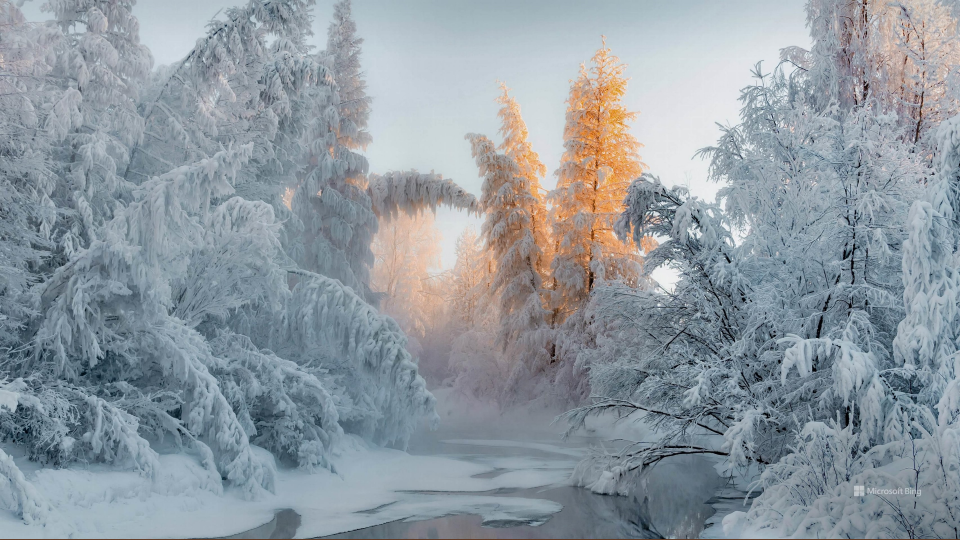
#> input picture Images/ss.png, 1920 x 1080 px (shown at 1/2 size)
$ python checking.py
#> lines starting #> are read from the running program, lines starting #| are printed output that depends on the picture
import cv2 as cv
import numpy as np
img = cv.imread('Images/ss.png')
#> img is the input picture: shape (1080, 1920, 3); mean B, G, R 160.3, 152.7, 143.1

# cv.imshow('Screenshot', img)

def rescale(frame, scale = 0.75):
#> called with scale = 0.5
    width = int(frame.shape[1] * scale)
#> width = 960
    height = int(frame.shape[0] * scale)
#> height = 540
    dimensions = (width, height)
#> dimensions = (960, 540)
    return cv.resize(frame, dimensions, interpolation=cv.INTER_AREA)
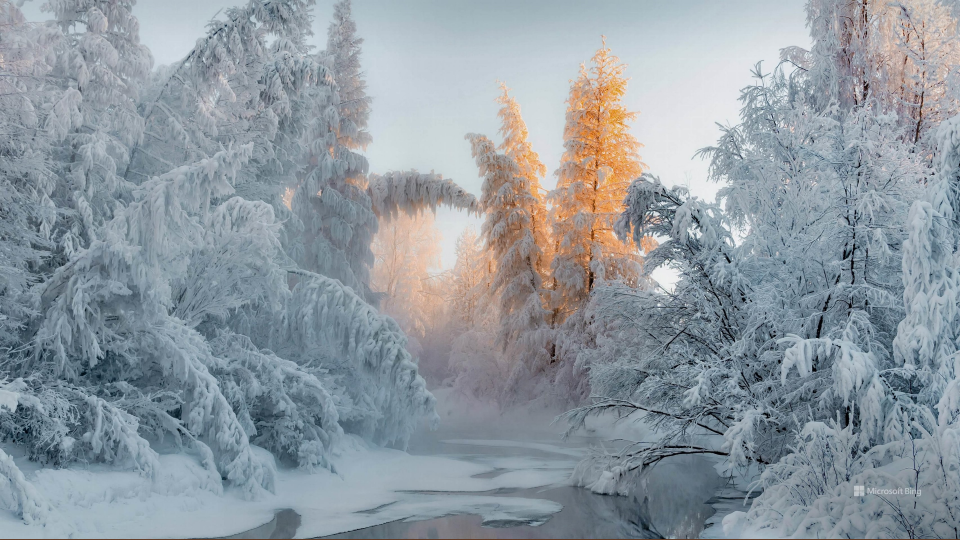
#> returned value: shape (540, 960, 3); mean of channels 0, 1, 2 160.4, 152.8, 143.2; drawn as B, G, R
img2 = rescale(img, 0.5)

# [15 lines of commented-out code are left out]


c = cv.Canny(img2, 10, 175)
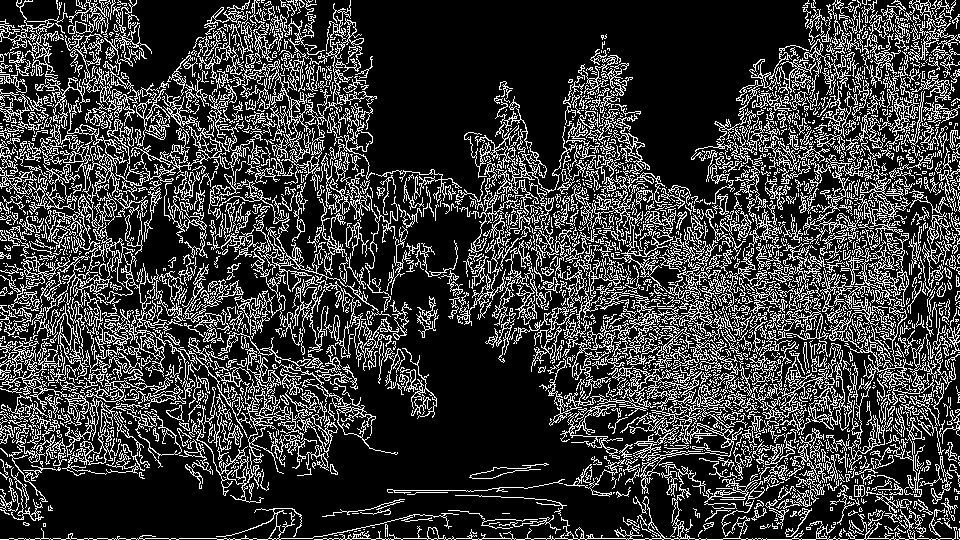
#> c: shape (540, 960); 22.8% white in thin lines or dots

cv.imshow('Canny SS', c)


cv.waitKey(0)
